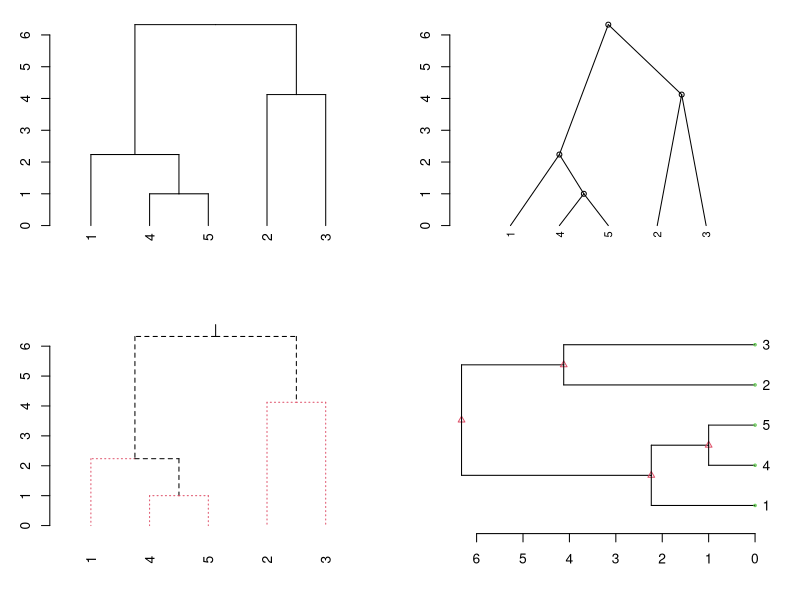

The R script that drew this image:
# 设置工作路径
setwd("D:\\softwares\\applied statistics\\rcodelearning\\chap7\\sourcecode")
x1 <- c(5, 7, 3, 6, 6)
x2 <- c(7, 1, 2, 5, 6)
# 将列向量合并为矩阵
dataf <- cbind(x1, x2)
# 计算距离矩阵
d <- dist(dataf)
# 层次聚类法
hc <- hclust(d)
# 聚类谱系对象
res <- as.dendrogram(hc)
# 开始绘图
dev.new()
# 保存文件
pdf("../codeimage/code3.pdf", width = 7, height = 7)
par(mfrow = c(2, 2), mar = c(4, 3, 1, 2))
# 正常的谱系图
plot(res)
# 三角性的谱系图
plot(
    res, # 谱系图对象
    nodePar = list(pch = c(1, NA), cex = 0.8, lab.cex = 0.8), # 节点参数
    type = "triangle", # 三角状的谱系图
    center = TRUE # 中心化
)
plot(
    res, # 谱系图对象
    edgePar = list(col = 1:2, lty = 2:3), # 边缘参数
    dLeaf = 1, # 叶子
    edge.root = TRUE # 显示
)
# 水平谱系图
plot(
    res, # 谱系图对象
    nodePar = list(pch = 2:1, cex = .4 * 2:1, col = 2:3), # 节点参数
    horiz = TRUE # 绘制水平图
)
# 关闭图形
dev.off()
# 关闭文件
dev.off()
# 保存工作空间
save.image("R5.RData")
